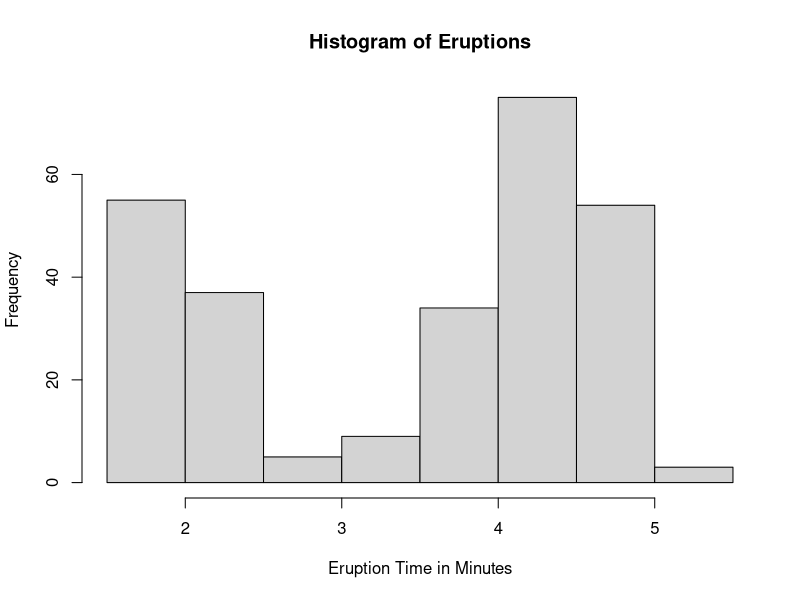
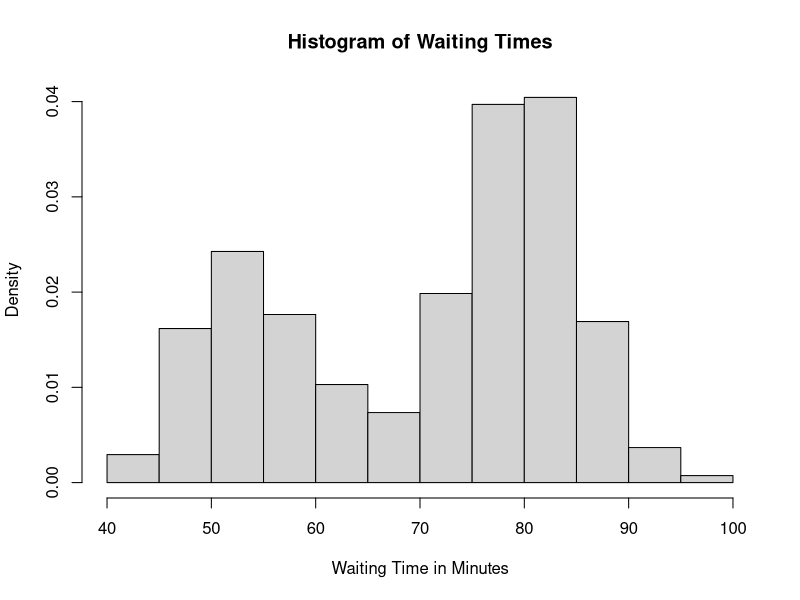

Source code (R) for these figures, in order:
## ---- chunk 1
knitr::opts_chunk$set(echo = TRUE)
## ---- chunk 2
help("faithful")
hist(faithful$eruptions,  main = "Histogram of Eruptions", ylab = "Frequency", xlab = "Eruption Time in Minutes")
## ---- chunk 3
hist(faithful$waiting, main = "Histogram of Waiting Times", xlab = "Waiting Time in Minutes", ylab = "Density", freq = FALSE, right = TRUE)
## ---- chunk 4
extreme.temp <- function(tempType, temp) {
  if (tempType == "F") {
    if (temp >= 212) {
      status <- c("boiling")
    }
    
    else if (temp <= 32) {
      status <- c("freezing")
    }
    
    else {
      status <- c("good")
    }
  }
  
  else if (tempType == "C") {
    if (temp >= 100) {
      status <- c("boiling")
    }
    
    else if (temp <= 0) {
      status <- c("freezing")
    }
    
    else {
      status <- c("good")
    }
  }
  
  else {
    stop("Wrong Unit")
  }
  
  return(status)
}

## ---- chunk 5
temp <- c(20, -13, 70, 150)

sapply(temp, function(t) extreme.temp("C", t))
## ---- chunk 6
fibbonacci_sequence <- function(n) {
  if (n == 1) {
    print(c(0))
  }
  
  else if (n == 2) {
    print(c(0, 1))
  }
  
  else {
    x <- c(0, 1)
    i <- 0
    while (i <= (n - 2)) {
      x <- append(x, (x[i] + x[i + 1]))
      i <- i + 1
    }
    return(x)
  }
}
## ---- chunk 7
fibbonacci_sequence(8)
fibbonacci_sequence(30)
